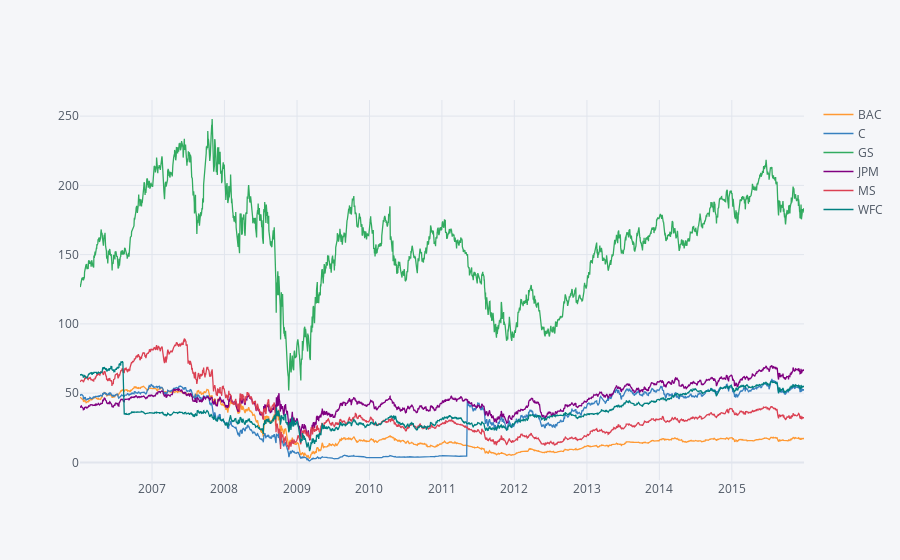

Notebook source saved alongside this figure:
### Markdown cell above
##### Using Cufflinks iplot

### Code cell
bank_stocks.xs('Close', axis = 1,level = 'Stock Info').iplot()
#plt.legend(loc = 'upper right',bbox_to_anchor = (1.2,0.8))

### Figure 1 — Plotly figure (JSON) as saved in the notebook; plotly's stock layout.template omitted (floating-point values rounded to 4 significant figures; data arrays with more than 128 entries replaced by an {"elided": "..."} marker saying what was removed)
{"data": [{"line": {"color": "rgba(255, 153, 51, 1.0)", "dash": "solid", "shape": "linear", "width": 1.3}, "mode": "lines", "name": "BAC", "text": "", "type": "scatter", "x": {"elided": "2517 str values"}, "y": {"elided": "2517 float values"}}, {"line": {"color": "rgba(55, 128, 191, 1.0)", "dash": "solid", "shape": "linear", "width": 1.3}, "mode": "lines", "name": "C", "text": "", "type": "scatter", "x": {"elided": "2517 str values"}, "y": {"elided": "2517 float values"}}, {"line": {"color": "rgba(50, 171, 96, 1.0)", "dash": "solid", "shape": "linear", "width": 1.3}, "mode": "lines", "name": "GS", "text": "", "type": "scatter", "x": {"elided": "2517 str values"}, "y": {"elided": "2517 float values"}}, {"line": {"color": "rgba(128, 0, 128, 1.0)", "dash": "solid", "shape": "linear", "width": 1.3}, "mode": "lines", "name": "JPM", "text": "", "type": "scatter", "x": {"elided": "2517 str values"}, "y": {"elided": "2517 float values"}}, {"line": {"color": "rgba(219, 64, 82, 1.0)", "dash": "solid", "shape": "linear", "width": 1.3}, "mode": "lines", "name": "MS", "text": "", "type": "scatter", "x": {"elided": "2517 str values"}, "y": {"elided": "2517 float values"}}, {"line": {"color": "rgba(0, 128, 128, 1.0)", "dash": "solid", "shape": "linear", "width": 1.3}, "mode": "lines", "name": "WFC", "text": "", "type": "scatter", "x": {"elided": "2517 str values"}, "y": {"elided": "2517 float values"}}], "layout": {"legend": {"bgcolor": "#F5F6F9", "font": {"color": "#4D5663"}}, "paper_bgcolor": "#F5F6F9", "plot_bgcolor": "#F5F6F9", "title": {"font": {"color": "#4D5663"}}, "xaxis": {"gridcolor": "#E1E5ED", "showgrid": true, "tickfont": {"color": "#4D5663"}, "title": {"font": {"color": "#4D5663"}, "text": ""}, "zerolinecolor": "#E1E5ED"}, "yaxis": {"gridcolor": "#E1E5ED", "showgrid": true, "tickfont": {"color": "#4D5663"}, "title": {"font": {"color": "#4D5663"}, "text": ""}, "zerolinecolor": "#E1E5ED"}}}
